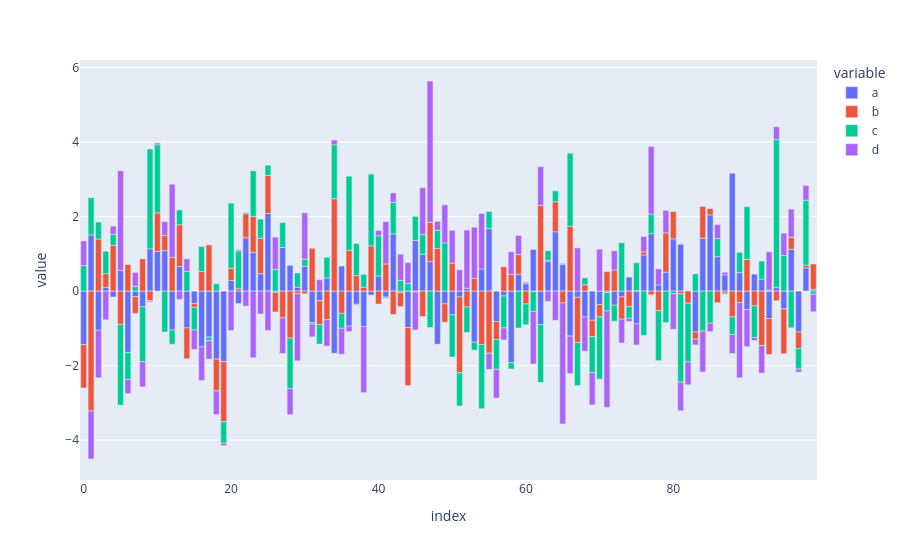

Source (notebook cell):
### Code cell
import plotly.express as px
# Instead of df.iplot(kind='bar')
fig = px.bar(dataframe )
fig.show()
